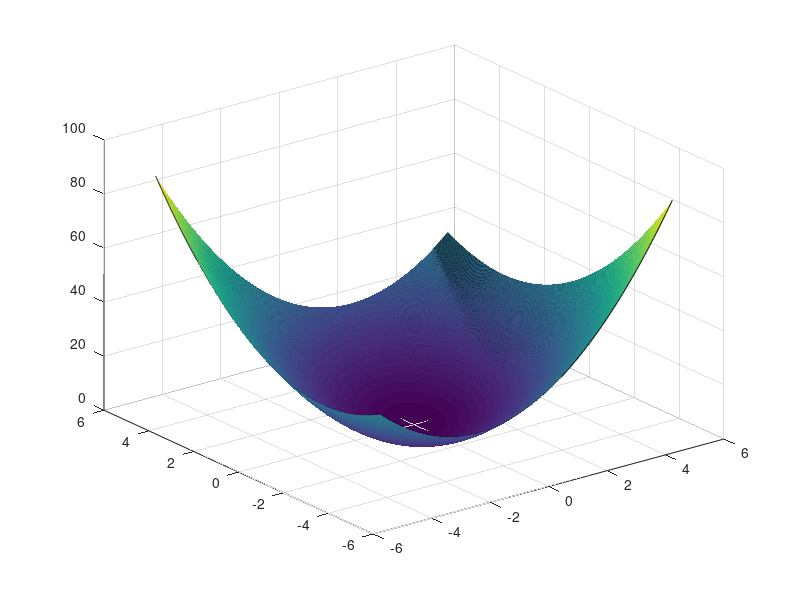
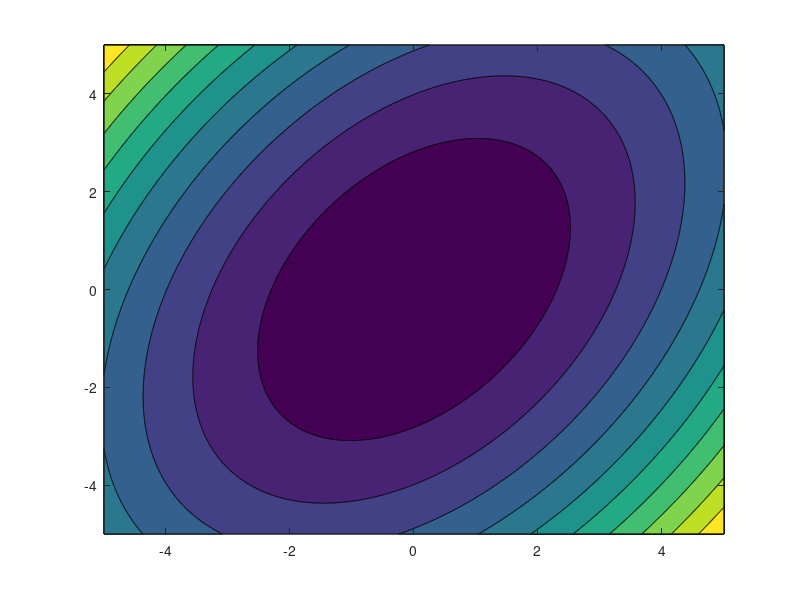
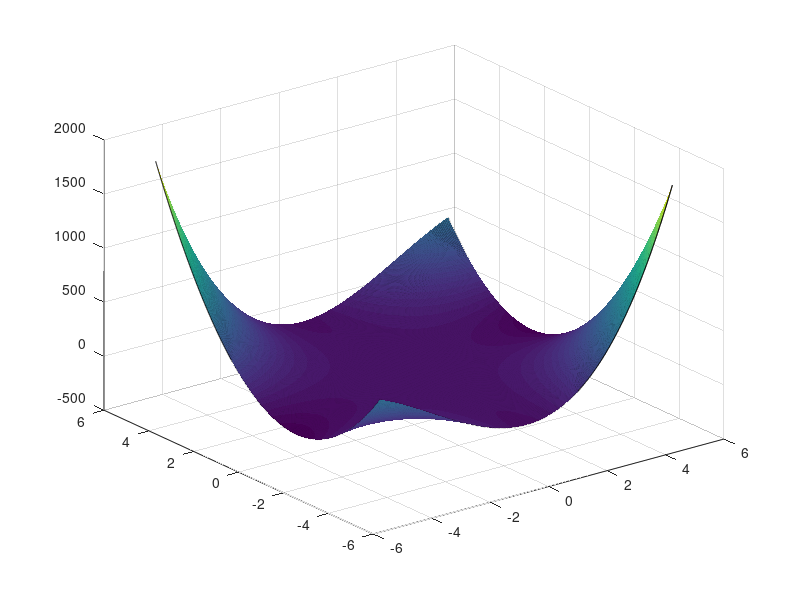
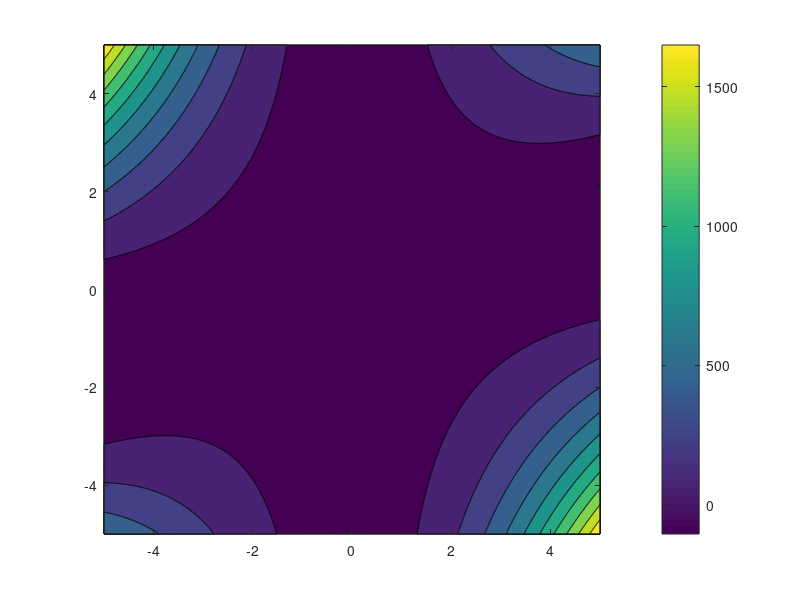

These charts were generated, in order, by the following MATLAB code: (Note: this script raises an error after producing the figures.)
%% Prob. 3.
clear; close all

x = -5:.01:5;
V = @(x1, x2) 3/2*x1.^2 - x1.*x2 + x2.^2;
V_dot = @(x1, x2) -x1.^2.*(1 + x1.*x2) - x2.^2.*(1-2*x1.^2);
[X, Y] = meshgrid(x, x);

colormap('default')
surf(x, x, V(X,Y))
figure
contourf(x,x, V(X,Y))
figure
surf(x,x, V_dot(X,Y))
colormap('default')
figure
contourf(x,x,V_dot(X,Y))
colorbar

%% Problem 5f
clear
close all

p0 = [0; 0; 0];
pdot0 = [0; 0; 0];
[t, p] = ode45(@midterm5, [0, 20], [p0; pdot0], []);

% t = linspace(0, 20, 1001);
pd = [sin(3*pi*t + pi/2), sin(2*pi*t), repmat(-1, size(t))];
pd_dot = [3*pi*cos(3*pi*t + pi/2), 2*pi*cos(2*pi*t), repmat(-1, size(t))];

plot3(p(:,1), p(:,2), p(:,3))
hold on 
plot3(pd(:,1), pd(:,2), pd(:,3), 'r-')
legend('p', 'pd')

% figure
% plot3(p(:,4), p(:,5), p(:,6))
% hold on 
% plot3(pd_dot(:,1), pd_dot(:,2), pd_dot(:,3), 'r-')
% legend('p_dot', 'pd_dot')

kp = 25;
kv = 5;
u = -kp*p(:,1:3) - kv*p(:,4:6);
max(abs(u))

figure
% plot(t, p(:,1), t, p(:,2), t, p(:,3))
plot(t, p(:,1:3))
axis([0 max(t) -5 5 ])
xlabel('t')
ylabel('e_{p}')
legend('ep(1)', 'ep(2)', 'ep(3)')
title('e_{p} vs. time')

figure
% plot(t, p(:,4), t, p(:,5), t, p(:,6))
plot(t, p(:,4:6))
% axis([0 max(t) -5 5 ])
xlabel('t')
ylabel('e_{v}')
legend('ev(1)', 'ev(2)', 'ev(3)')
title('e_{v} vs. time')

figure
plot(t, u)
xlabel('time')
ylabel('u')
title('u vs. time')
legend('u1', 'u2', 'u3')